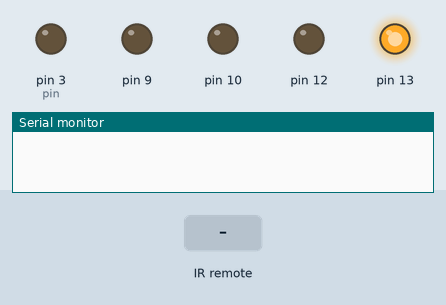
Recording of a sketch running on a simulated Arduino Uno, built with avr-gcc and run on an emulated ATmega328P. Parts: output pins drawn as LEDs (lit = HIGH), the last lines printed to the serial monitor. The inputs (shaded band) are chosen by the test bench.

Above: at 1.2 s.
1.3 s: infrared code 0xFF6897 received
At 1.7 s:
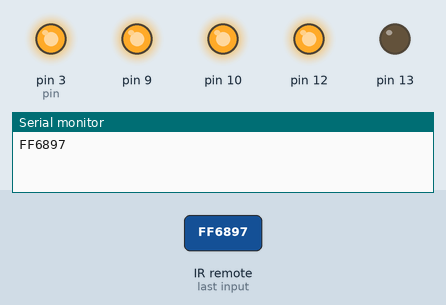
2.8 s: infrared code 0xFF4AB5 received
At 4.1 s:
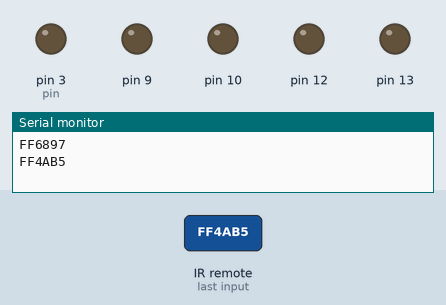
Timing chart, 0 to 34.3 s (numbered marks = the images above; inputs shaded):
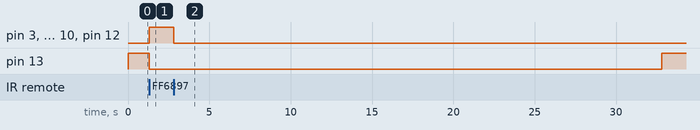

Measured:
- after the input at 1.3 s, pin 3 (pin), pin 9, pin 10, pin 12: LOW → HIGH at once; pin 13: HIGH → LOW at once
- after the input at 2.8 s, pin 3 (pin), pin 9, pin 10, pin 12: HIGH → LOW at once; pin 13: LOW → HIGH after 30.0 s

The sketch:

Selene_ignitor.ino
```cpp
#include <IRremote.h>
int pin = 3;
int recv_pin = 11;

IRrecv irrecv(recv_pin);

decode_results results;

void setup() {
  // put your setup code here, to run once:
  pinMode(pin, OUTPUT);
  pinMode(13, OUTPUT);
  pinMode(12, OUTPUT);
  pinMode(10, OUTPUT);
  pinMode(9, OUTPUT);
  Serial.begin(9600);
  irrecv.enableIRIn();
}
int k=1;
void loop() {
  // put your main code here, to run repeatedly:
  if(k==1)digitalWrite(13, HIGH);
  if(irrecv.decode(&results)){
    Serial.println(results.value, HEX);
    if(results.value == 0xFF6897){ //0 누르면 시작
      digitalWrite(13, LOW);k=0;
      digitalWrite(12, HIGH);
      digitalWrite(10, HIGH);
      digitalWrite(9, HIGH);
      digitalWrite(pin, HIGH);
      delay(10);
    }    if(results.value == 0xFF4AB5){ // 8 누르면 정지
      digitalWrite(12, LOW);
      digitalWrite(10, LOW);
      digitalWrite(9, LOW);
      digitalWrite(pin, LOW);
      delay(30000);
      digitalWrite(13, HIGH);k=0;
    }
  }
  irrecv.resume();
}
```
